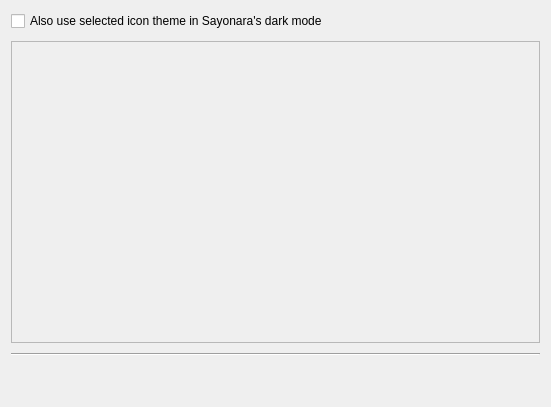
<?xml version="1.0" encoding="UTF-8"?>
<ui version="4.0">
 <class>GUI_IconPreferences</class>
 <widget class="QWidget" name="GUI_IconPreferences">
  <property name="geometry">
   <rect>
    <x>0</x>
    <y>0</y>
    <width>551</width>
    <height>407</height>
   </rect>
  </property>
  <layout class="QGridLayout" name="gridLayout">
   <property name="verticalSpacing">
    <number>10</number>
   </property>
   <item row="1" column="0">
    <widget class="QScrollArea" name="scroll_area">
     <property name="widgetResizable">
      <bool>true</bool>
     </property>
     <widget class="QWidget" name="scroll_area_widget">
      <property name="geometry">
       <rect>
        <x>0</x>
        <y>0</y>
        <width>531</width>
        <height>302</height>
       </rect>
      </property>
      <layout class="QVBoxLayout" name="verticalLayout_2"/>
     </widget>
    </widget>
   </item>
   <item row="0" column="0">
    <widget class="QCheckBox" name="cb_force_in_dark_theme">
     <property name="text">
      <string>Also use selected icon theme in Sayonara's dark mode</string>
     </property>
    </widget>
   </item>
   <item row="3" column="0">
    <layout class="QHBoxLayout" name="horizontalLayout">
     <property name="leftMargin">
      <number>5</number>
     </property>
     <property name="topMargin">
      <number>5</number>
     </property>
     <property name="rightMargin">
      <number>5</number>
     </property>
     <property name="bottomMargin">
      <number>5</number>
     </property>
     <item>
      <spacer name="horizontalSpacer">
       <property name="orientation">
        <enum>Qt::Horizontal</enum>
       </property>
       <property name="sizeHint" stdset="0">
        <size>
         <width>40</width>
         <height>20</height>
        </size>
       </property>
      </spacer>
     </item>
     <item>
      <widget class="QLabel" name="lab_bwd">
       <property name="text">
        <string/>
       </property>
      </widget>
     </item>
     <item>
      <widget class="QLabel" name="lab_play">
       <property name="text">
        <string/>
       </property>
      </widget>
     </item>
     <item>
      <widget class="QLabel" name="lab_stop">
       <property name="text">
        <string/>
       </property>
      </widget>
     </item>
     <item>
      <widget class="QLabel" name="lab_fwd">
       <property name="text">
        <string/>
       </property>
      </widget>
     </item>
     <item>
      <spacer name="horizontalSpacer_2">
       <property name="orientation">
        <enum>Qt::Horizontal</enum>
       </property>
       <property name="sizeHint" stdset="0">
        <size>
         <width>40</width>
         <height>20</height>
        </size>
       </property>
      </spacer>
     </item>
    </layout>
   </item>
   <item row="2" column="0">
    <widget class="Line" name="line">
     <property name="orientation">
      <enum>Qt::Horizontal</enum>
     </property>
    </widget>
   </item>
  </layout>
 </widget>
 <resources/>
 <connections/>
</ui>
